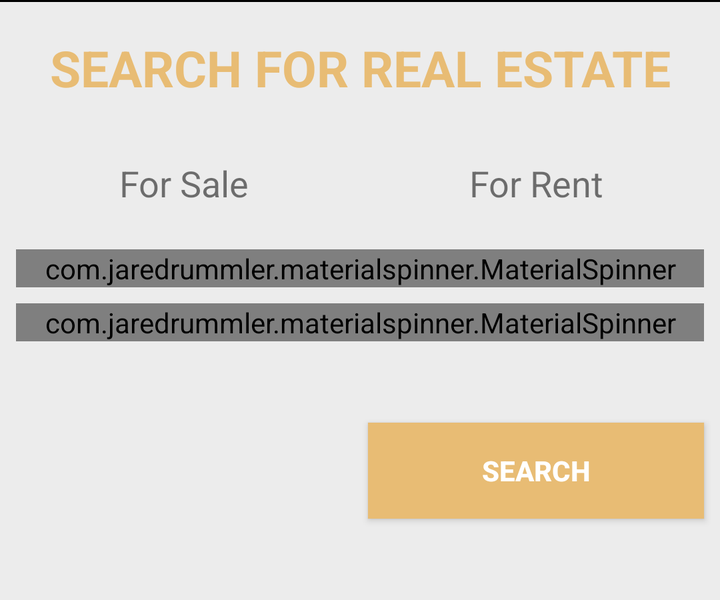
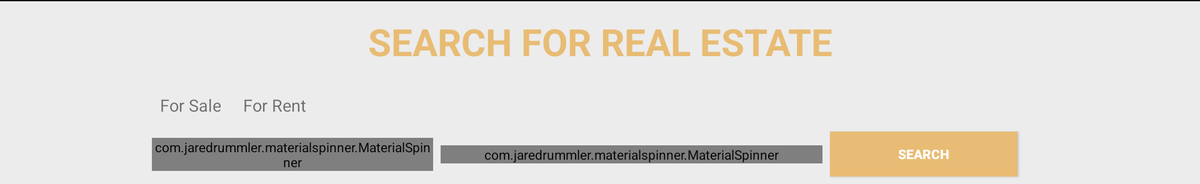

First picture: res/layout/ on a phone held upright. Second picture: the repository's own variant of that layout, on a device whose configuration matches the variant's folder. Source for both follows.
<!-- AndroidManifest.xml: application theme AppTheme -->
<!-- res/layout/search_re_layout.xml -->
<?xml version="1.0" encoding="utf-8"?>
<android.support.v4.widget.NestedScrollView android:layout_height="300dp"
    android:layout_width="match_parent"
    xmlns:android="http://schemas.android.com/apk/res/android"
    xmlns:app="http://schemas.android.com/apk/res-auto"
    xmlns:tools="http://schemas.android.com/tools"
    android:fillViewport="true">

<android.support.constraint.ConstraintLayout xmlns:android="http://schemas.android.com/apk/res/android"
    xmlns:app="http://schemas.android.com/apk/res-auto"
    xmlns:tools="http://schemas.android.com/tools"
    android:layout_width="match_parent"
    app:layout_behavior="@string/appbar_scrolling_view_behavior"
    android:layout_height="wrap_content"
    android:background="@color/colorGrey">

    <View
        android:id="@+id/view1"
        android:layout_width="0dp"
        android:layout_height="1dp"
        android:background="@android:color/black"
        app:layout_constraintEnd_toEndOf="parent"
        app:layout_constraintStart_toStartOf="parent"
        app:layout_constraintTop_toTopOf="parent" />

    <TextView
        android:id="@+id/text"
        android:layout_width="0dp"
        android:layout_height="wrap_content"
        android:layout_marginEnd="8dp"
        android:layout_marginStart="8dp"
        android:layout_marginTop="8dp"
        android:gravity="center"
        android:padding="8dp"
        android:text="Search For Real Estate"
        android:textAllCaps="true"
        android:textColor="@color/BaseColor"
        android:textSize="25sp"
        android:textStyle="bold"
        app:layout_constraintEnd_toEndOf="parent"
        app:layout_constraintHorizontal_bias="0.5"
        app:layout_constraintStart_toStartOf="parent"
        app:layout_constraintTop_toBottomOf="@+id/view1" />

    <TextView
        android:id="@+id/for_sale"
        android:layout_width="0dp"
        android:layout_height="50dp"
        android:layout_marginStart="8dp"
        android:layout_marginTop="8dp"
        android:gravity="center"
        android:text="For Sale"
        android:textSize="18sp"
        app:layout_constraintEnd_toStartOf="@+id/for_rent"
        app:layout_constraintHorizontal_bias="0.5"
        app:layout_constraintStart_toStartOf="parent"
        app:layout_constraintTop_toBottomOf="@+id/text" />

    <TextView
        android:id="@+id/for_rent"
        android:layout_width="0dp"
        android:layout_height="50dp"
        android:layout_marginEnd="8dp"
        android:layout_marginStart="8dp"
        android:layout_marginTop="8dp"
        android:gravity="center"
        android:text="For Rent"
        android:textSize="18sp"
        app:layout_constraintEnd_toEndOf="parent"
        app:layout_constraintHorizontal_bias="0.5"
        app:layout_constraintStart_toEndOf="@+id/for_sale"
        app:layout_constraintTop_toBottomOf="@+id/text" />

    <com.jaredrummler.materialspinner.MaterialSpinner
        android:id="@+id/search_by_category"
        android:layout_width="0dp"
        android:layout_height="wrap_content"
        android:layout_marginEnd="8dp"
        android:layout_marginStart="8dp"
        android:layout_marginTop="8dp"
        app:layout_constraintEnd_toEndOf="parent"
        app:layout_constraintHorizontal_bias="0.5"
        app:layout_constraintStart_toStartOf="parent"
        app:layout_constraintTop_toBottomOf="@+id/for_sale" />


    <com.jaredrummler.materialspinner.MaterialSpinner
        android:id="@+id/search_by_type"
        android:layout_width="0dp"
        android:layout_height="wrap_content"
        android:layout_marginEnd="8dp"
        android:layout_marginStart="8dp"
        android:layout_marginTop="8dp"
        app:layout_constraintEnd_toEndOf="parent"
        app:layout_constraintHorizontal_bias="0.5"
        app:layout_constraintStart_toStartOf="parent"
        app:layout_constraintTop_toBottomOf="@+id/search_by_category" />

    <Button
        android:id="@+id/search"
        android:layout_width="0dp"
        android:layout_height="wrap_content"
        android:layout_marginBottom="8dp"
        android:layout_marginEnd="8dp"
        android:layout_marginStart="8dp"
        android:layout_marginTop="8dp"
        android:background="@color/BaseColor"
        android:text="Search"
        android:textColor="@android:color/white"
        android:textStyle="bold"
        app:layout_constraintBottom_toBottomOf="parent"
        app:layout_constraintEnd_toEndOf="parent"
        app:layout_constraintHorizontal_bias="0.5"
        app:layout_constraintStart_toEndOf="@+id/view"
        app:layout_constraintTop_toBottomOf="@+id/search_by_type" />

    <View
        android:id="@+id/view"
        android:layout_width="0dp"
        android:layout_height="1dp"
        android:layout_marginBottom="8dp"
        android:layout_marginStart="8dp"
        android:layout_marginTop="8dp"
        app:layout_constraintBottom_toBottomOf="parent"
        app:layout_constraintEnd_toStartOf="@+id/search"
        app:layout_constraintHorizontal_bias="0.5"
        app:layout_constraintStart_toStartOf="parent"
        app:layout_constraintTop_toBottomOf="@+id/search_by_type" />



</android.support.constraint.ConstraintLayout>

</android.support.v4.widget.NestedScrollView>
<!-- resources referenced by this layout -->
<resources>
  <color name="BaseColor">#e8bc74</color>
  <color name="colorGrey">#ececec</color>
  <style name="AppTheme" parent="Theme.AppCompat.Light.NoActionBar">
          
          <item name="colorPrimary">@color/colorPrimary</item>
          <item name="colorPrimaryDark">@color/colorPrimaryDark</item>
          <item name="colorAccent">@color/colorAccent</item>
          <item name="android:windowTranslucentStatus">true</item>
          <item name="android:windowActionBarOverlay">true</item>
      </style>
  <color name="colorPrimary">#e8bc74</color>
  <color name="colorPrimaryDark">#303F9F</color>
  <color name="colorAccent">#FF4081</color>
</resources>
<!-- res/layout-sw720dp-land/search_re_layout.xml (the repository's variant of the layout above) -->
<!-- drawn on a large tablet held sideways -->
<?xml version="1.0" encoding="utf-8"?>
<android.support.v4.widget.NestedScrollView android:layout_height="wrap_content"
    android:layout_width="match_parent"
    xmlns:android="http://schemas.android.com/apk/res/android"
    xmlns:app="http://schemas.android.com/apk/res-auto"
    android:fillViewport="true">

    <android.support.constraint.ConstraintLayout xmlns:android="http://schemas.android.com/apk/res/android"
        xmlns:app="http://schemas.android.com/apk/res-auto"
        android:layout_width="match_parent"
        android:layout_height="wrap_content"
        android:background="@color/colorGrey"
        app:layout_behavior="@string/appbar_scrolling_view_behavior">

        <View
            android:id="@+id/view1"
            android:layout_width="0dp"
            android:layout_height="1dp"
            android:background="@android:color/black"
            app:layout_constraintEnd_toEndOf="parent"
            app:layout_constraintStart_toStartOf="parent"
            app:layout_constraintTop_toTopOf="parent" />

        <TextView
            android:id="@+id/text"
            android:layout_width="0dp"
            android:layout_height="wrap_content"
            android:layout_marginEnd="8dp"
            android:layout_marginStart="8dp"
            android:layout_marginTop="8dp"
            android:gravity="center"
            android:padding="8dp"
            android:text="Search For Real Estate"
            android:textAllCaps="true"
            android:textColor="@color/BaseColor"
            android:textSize="40sp"
            android:textStyle="bold"
            app:layout_constraintEnd_toEndOf="parent"
            app:layout_constraintHorizontal_bias="0.5"
            app:layout_constraintStart_toStartOf="parent"
            app:layout_constraintTop_toBottomOf="@+id/view1" />

        <TextView
            android:id="@+id/for_sale"
            android:layout_width="wrap_content"
            android:layout_height="wrap_content"
            android:layout_marginBottom="8dp"
            android:layout_marginEnd="8dp"
            android:layout_marginStart="8dp"
            android:layout_marginTop="8dp"
            android:gravity="center"
            android:padding="8dp"
            android:text="For Sale"
            android:textSize="18sp"
            app:layout_constraintBottom_toBottomOf="parent"
            app:layout_constraintEnd_toEndOf="parent"
            app:layout_constraintHorizontal_bias="0.13"
            app:layout_constraintStart_toStartOf="parent"
            app:layout_constraintTop_toBottomOf="@+id/text"
            app:layout_constraintVertical_bias="0.07999998" />

        <TextView
            android:id="@+id/for_rent"
            android:layout_width="wrap_content"
            android:layout_height="wrap_content"
            android:layout_marginStart="8dp"
            android:gravity="center"
            android:padding="8dp"
            android:text="For Rent"
            android:textSize="18sp"
            app:layout_constraintStart_toEndOf="@+id/for_sale"
            app:layout_constraintTop_toTopOf="@+id/for_sale" />

        <com.jaredrummler.materialspinner.MaterialSpinner
            android:id="@+id/search_by_category"
            android:layout_width="300dp"
            android:layout_height="wrap_content"
            android:layout_marginBottom="8dp"
            android:layout_marginTop="8dp"
            app:layout_constraintBottom_toBottomOf="parent"
            app:layout_constraintStart_toStartOf="@+id/for_sale"
            app:layout_constraintTop_toBottomOf="@+id/for_sale" />

        <com.jaredrummler.materialspinner.MaterialSpinner
            android:id="@+id/search_by_type"
            android:layout_width="0dp"
            android:layout_height="wrap_content"

            android:layout_marginBottom="8dp"
            android:layout_marginEnd="8dp"
            android:layout_marginStart="8dp"
            android:layout_marginTop="8dp"
            app:layout_constraintBottom_toBottomOf="parent"
            app:layout_constraintEnd_toStartOf="@+id/search"
            app:layout_constraintStart_toEndOf="@+id/search_by_category"
            app:layout_constraintTop_toBottomOf="@+id/for_rent" />

        <Button
            android:id="@+id/search"
            android:layout_width="200dp"
            android:layout_height="wrap_content"

            android:layout_marginBottom="8dp"
            android:layout_marginEnd="8dp"
            android:layout_marginStart="8dp"
            android:layout_marginTop="8dp"
            android:background="@color/BaseColor"
            android:text="Search"
            android:textColor="@android:color/white"
            android:textStyle="bold"
            app:layout_constraintBottom_toBottomOf="parent"
            app:layout_constraintEnd_toEndOf="parent"
            app:layout_constraintHorizontal_bias="0.69"
            app:layout_constraintStart_toEndOf="@+id/search_by_category"
            app:layout_constraintTop_toBottomOf="@+id/for_rent" />

    </android.support.constraint.ConstraintLayout>



</android.support.v4.widget.NestedScrollView>
